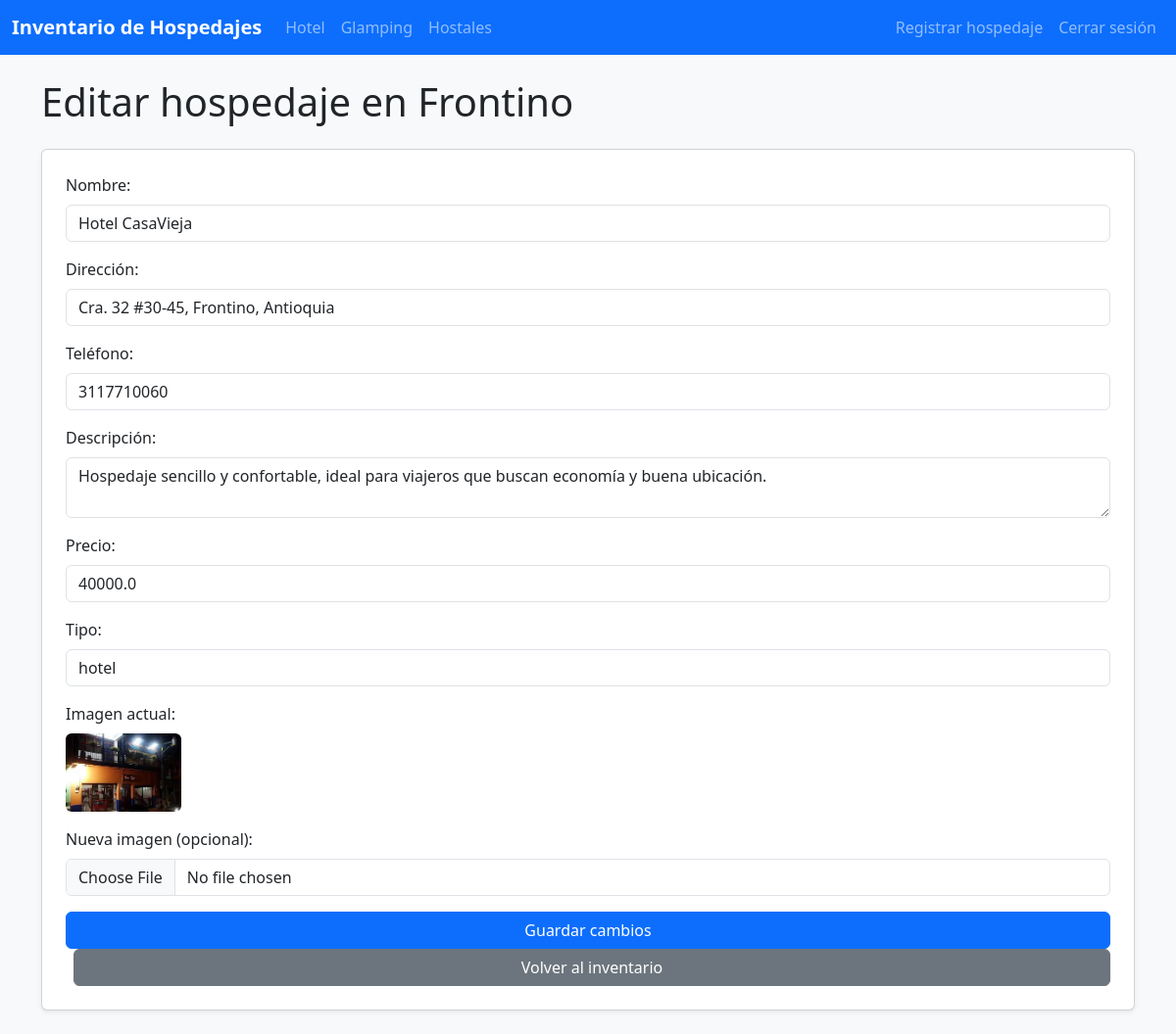
Page /editar/4 (signed in) on the committed database.
### tables this page shows
CREATE TABLE hospedajes (
    id INTEGER PRIMARY KEY AUTOINCREMENT,
    nombre TEXT NOT NULL,
    direccion TEXT NOT NULL,
    telefono TEXT NOT NULL,
    descripcion TEXT,
    precio REAL DEFAULT 0.0,
    tipo TEXT,
    imagen TEXT
);

### app.py (the view)
@app.route('/editar/<int:id>', methods=['GET', 'POST'])
def editar(id):
    if session.get('usuario') != 'admin':
        return redirect(url_for('login'))
    conn = sqlite3.connect('inventario.db')
    c = conn.cursor()
    if request.method == 'POST':
        nombre = request.form['nombre']
        direccion = request.form['direccion']
        telefono = request.form['telefono']
        descripcion = request.form['descripcion']
        precio = request.form.get('precio', 0)
        tipo = request.form.get('tipo', '')
        imagen_file = request.files.get('imagen')
        imagen_path = request.form.get('imagen_actual', '')
        if imagen_file and imagen_file.filename:
            filename = f"{nombre.replace(' ', '_')}_{imagen_file.filename}"
            save_path = os.path.join(app.config['UPLOAD_FOLDER'], filename)
            imagen_file.save(save_path)
            imagen_path = save_path.replace('\\', '/').replace('c:/Users/Yamile/Desktop/Sistema de Inventario/', '')
        c.execute('''UPDATE hospedajes SET nombre=?, direccion=?, telefono=?, descripcion=?, precio=?, tipo=?, imagen=? WHERE id=?''',
              (nombre, direccion, telefono, descripcion, precio, tipo, imagen_path, id))
        conn.commit()
        conn.close()
        return redirect(url_for('index'))
    else:
        c.execute('SELECT * FROM hospedajes WHERE id = ?', (id,))
        hospedaje = c.fetchone()
        conn.close()
        if not hospedaje:
            return redirect(url_for('index'))
        return render_template('editar.html', hospedaje=hospedaje)

### templates/editar.html (shortened to what this page needs)
<!DOCTYPE html>
<html lang="es">
<head>
<head>
    <link href="https://cdn.jsdelivr.net/npm/bootstrap@5.3.2/dist/css/bootstrap.min.css" rel="stylesheet">
</head>
<nav class="navbar navbar-expand-lg navbar-dark bg-primary">
    <div class="container-fluid">
        <a class="navbar-brand fw-bold" href="{{ url_for('index') }}">Inventario de Hospedajes</a>
        <div class="collapse navbar-collapse" id="navbarNav">
            <ul class="navbar-nav me-auto">
                <li class="nav-item">
                    <a class="nav-link" href="{{ url_for('hospedajes_por_tipo', tipo='hotel') }}">Hotel</a>
                </li>
                <li class="nav-item">
                    <a class="nav-link" href="{{ url_for('hospedajes_por_tipo', tipo='glamping') }}">Glamping</a>
                </li>
                <li class="nav-item">
                    <a class="nav-link" href="{{ url_for('hospedajes_por_tipo', tipo='hostal') }}">Hostales</a>
                </li>
            </ul>
            <ul class="navbar-nav ms-auto">
                <li class="nav-item">
                    <a class="nav-link" href="{{ url_for('registrar') }}">Registrar hospedaje</a>
                </li>
                <li class="nav-item">
                    <a class="nav-link" href="{{ url_for('logout') }}">Cerrar sesión</a>
                </li>
            </ul>
        </div>
    </div>
</nav>
    <body class="bg-light">
        <div class="container py-4">
            <h1 class="mb-4">Editar hospedaje en Frontino</h1>
            <form method="post" enctype="multipart/form-data" class="card p-4 shadow-sm">
                <div class="mb-3">
                    <label class="form-label">Nombre:</label>
                    <input type="text" class="form-control" name="nombre" value="{{ hospedaje[1] }}" required>
                </div>
                <div class="mb-3">
                    <label class="form-label">Dirección:</label>
                    <input type="text" class="form-control" name="direccion" value="{{ hospedaje[2] }}" required>
                </div>
                <div class="mb-3">
                    <label class="form-label">Teléfono:</label>
                    <input type="text" class="form-control" name="telefono" value="{{ hospedaje[3] }}" required>
                </div>
                <div class="mb-3">
                    <label class="form-label">Descripción:</label>
                    <textarea class="form-control" name="descripcion">{{ hospedaje[4] }}</textarea>
                </div>
                <div class="mb-3">
                    <label class="form-label">Precio:</label>
                    <input type="number" class="form-control" name="precio" step="0.01" min="0" value="{{ hospedaje[5] }}">
                </div>
                <div class="mb-3">
                    <label class="form-label">Tipo:</label>
                    <input type="text" class="form-control" name="tipo" value="{{ hospedaje[6] }}">
                </div>
                <div class="mb-3">
                    <label class="form-label">Imagen actual:</label><br>
                    {% if hospedaje[7] %}
                        <img src="/{{ hospedaje[7] }}" alt="Imagen actual" style="max-width:120px;max-height:80px;object-fit:cover;border-radius:6px;">
                    {% else %}
                        <span class="text-muted">Sin imagen</span>
                    {% endif %}
                </div>
                <div class="mb-3">
                    <label class="form-label">Nueva imagen (opcional):</label>
                    <input type="file" class="form-control" name="imagen" accept="image/*">
                </div>
                <button type="submit" class="btn btn-primary">Guardar cambios</button>
                <a href="{{ url_for('index') }}" class="btn btn-secondary ms-2">Volver al inventario</a>
            </form>
        </div>
    </body>

### rows in the picture
hospedajes: nombre "Hotel CasaVieja", direccion "Cra. 32 #30-45, Frontino, Antioquia", telefono "3117710060", descripcion "Hospedaje sencillo y confortable, ideal para viajeros que buscan economía y buena ubicación.", precio "40000.0", tipo "hotel", imagen (picture)
